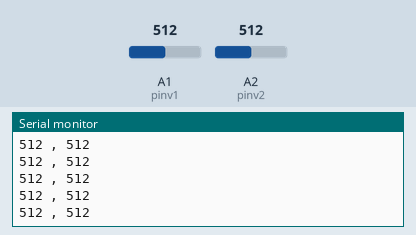
This sketch was run on a simulated Arduino Uno, built with avr-gcc and run on an emulated ATmega328P. Parts: the last lines printed to the serial monitor. Inputs (shaded band) come from the test bench; at power-on: A1 (pinv1) = 512, A2 (pinv2) = 512.

Above: at 1.2 s.
1.3 s: A1 (pinv1) set to 716
At 2.3 s:
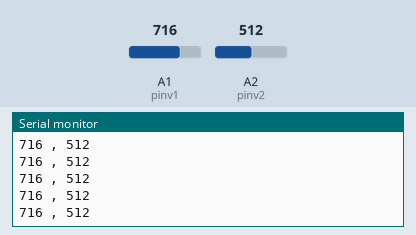
2.8 s: A2 (pinv2) set to 716
At 3.8 s:
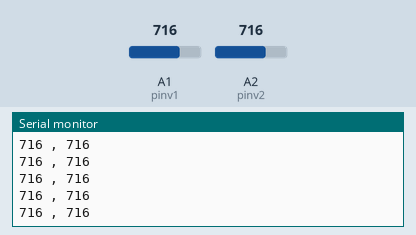
4.3 s: A1 (pinv1) set to 900
At 4.8 s:
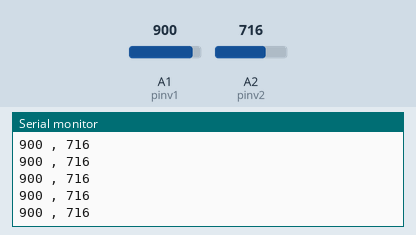
5.8 s: A2 (pinv2) set to 900
At 6.9 s:
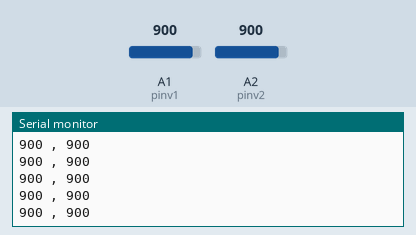
Timing chart, 0 to 8.3 s (numbered marks = the images above; inputs shaded):
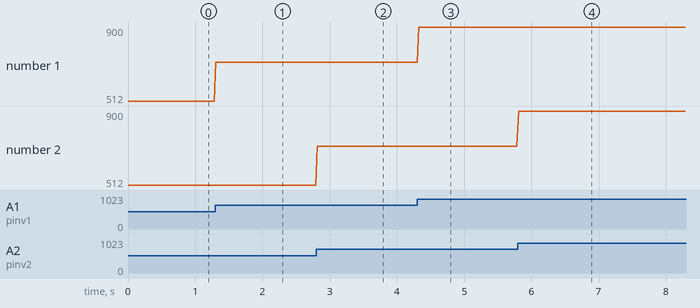

The sketch:

Arduino_Multimeter.ino
```cpp
const int pinv1 = A1;
const int pinv2 = A2;
int v1, v2;

void setup() {
  pinMode(pinv1, INPUT);
  pinMode(pinv2, INPUT);
  Serial.begin(115200);
}

void loop() {

  v1 = analogRead(pinv1);
  v2 = analogRead(pinv2);

  Serial.print(v1);
  Serial.print(" , ");
  Serial.println(v2);
  delay(25);
}
```

Measured:
- after the input at 1.3 s, the serial monitor: prints a new line at once (image 1)
- after the input at 2.8 s, the serial monitor: prints a new line at once (image 2)
- after the input at 4.3 s, the serial monitor: prints a new line at once (image 3)
- after the input at 5.8 s, the serial monitor: prints a new line at once (image 4)
- plotted number 1: 512 → 716 after the input at 1.3 s, 716 → 900 after the input at 4.3 s
